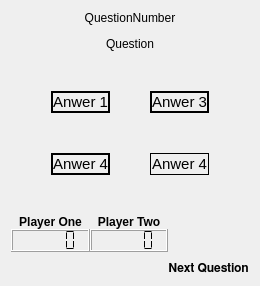
  <widget class="QWidget" name="question_view">
   <property name="sizePolicy">
    <sizepolicy hsizetype="Expanding" vsizetype="Expanding">
     <horstretch>0</horstretch>
     <verstretch>0</verstretch>
    </sizepolicy>
   </property>
   <layout class="QHBoxLayout" name="horizontalLayout_18">
    <item>
     <layout class="QVBoxLayout" name="answer_grid_layout">
      <property name="spacing">
       <number>0</number>
      </property>
      <item>
       <widget class="QLabel" name="question_title_label">
        <property name="text">
         <string>&lt;html&gt;&lt;head/&gt;&lt;body&gt;&lt;p align=&quot;center&quot;&gt;QuestionNumber&lt;/p&gt;&lt;p align=&quot;center&quot;&gt;Question&lt;/p&gt;&lt;/body&gt;&lt;/html&gt;</string>
        </property>
        <property name="alignment">
         <set>Qt::AlignCenter</set>
        </property>
        <property name="wordWrap">
         <bool>true</bool>
        </property>
        <property name="Ueberschrift" stdset="0">
         <bool>true</bool>
        </property>
       </widget>
      </item>
      <item>
       <spacer name="verticalSpacer_6">
        <property name="orientation">
         <enum>Qt::Vertical</enum>
        </property>
        <property name="sizeType">
         <enum>QSizePolicy::Fixed</enum>
        </property>
        <property name="sizeHint" stdset="0">
         <size>
          <width>20</width>
          <height>40</height>
         </size>
        </property>
       </spacer>
      </item>
      <item>
       <layout class="QGridLayout" name="answer_grid_layout_2">
        <item row="0" column="0">
         <spacer name="horizontalSpacer_42">
          <property name="orientation">
           <enum>Qt::Horizontal</enum>
          </property>
          <property name="sizeType">
           <enum>QSizePolicy::Preferred</enum>
          </property>
          <property name="sizeHint" stdset="0">
           <size>
            <width>40</width>
            <height>20</height>
           </size>
          </property>
         </spacer>
        </item>
        <item row="0" column="4">
         <spacer name="horizontalSpacer_41">
          <property name="orientation">
           <enum>Qt::Horizontal</enum>
          </property>
          <property name="sizeType">
           <enum>QSizePolicy::Preferred</enum>
          </property>
          <property name="sizeHint" stdset="0">
           <size>
            <width>40</width>
            <height>20</height>
           </size>
          </property>
         </spacer>
        </item>
        <item row="0" column="1">
         <widget class="QLabel" name="red_answer_label">
          <property name="sizePolicy">
           <sizepolicy hsizetype="Expanding" vsizetype="Preferred">
            <horstretch>0</horstretch>
            <verstretch>0</verstretch>
           </sizepolicy>
          </property>
          <property name="styleSheet">
           <string notr="true"/>
          </property>
          <property name="frameShape">
           <enum>QFrame::WinPanel</enum>
          </property>
          <property name="frameShadow">
           <enum>QFrame::Plain</enum>
          </property>
          <property name="text">
           <string>&lt;html&gt;&lt;head/&gt;&lt;body&gt;&lt;p&gt;&lt;span style=&quot; font-size:11pt;&quot;&gt;Anwer 1&lt;/span&gt;&lt;/p&gt;&lt;/body&gt;&lt;/html&gt;</string>
          </property>
          <property name="scaledContents">
           <bool>true</bool>
          </property>
          <property name="alignment">
           <set>Qt::AlignCenter</set>
          </property>
          <property name="wordWrap">
           <bool>true</bool>
          </property>
          <property name="margin">
           <number>0</number>
          </property>
          <property name="isRed" stdset="0">
           <bool>true</bool>
          </property>
         </widget>
        </item>
        <item row="0" column="3">
         <widget class="QLabel" name="blue_answer_label">
          <property name="sizePolicy">
           <sizepolicy hsizetype="Expanding" vsizetype="Preferred">
            <horstretch>0</horstretch>
            <verstretch>0</verstretch>
           </sizepolicy>
          </property>
          <property name="styleSheet">
           <string notr="true"/>
          </property>
          <property name="frameShape">
           <enum>QFrame::WinPanel</enum>
          </property>
          <property name="lineWidth">
           <number>1</number>
          </property>
          <property name="text">
           <string>&lt;html&gt;&lt;head/&gt;&lt;body&gt;&lt;p&gt;&lt;span style=&quot; font-size:11pt;&quot;&gt;Anwer 3&lt;/span&gt;&lt;/p&gt;&lt;/body&gt;&lt;/html&gt;</string>
          </property>
          <property name="textFormat">
           <enum>Qt::AutoText</enum>
          </property>
          <property name="scaledContents">
           <bool>true</bool>
          </property>
          <property name="alignment">
           <set>Qt::AlignCenter</set>
          </property>
          <property name="wordWrap">
           <bool>true</bool>
          </property>
          <property name="margin">
           <number>0</number>
          </property>
          <property name="isBlue" stdset="0">
           <bool>true</bool>
          </property>
         </widget>
        </item>
        <item row="2" column="3">
         <widget class="QLabel" name="yellow_answer_label">
          <property name="sizePolicy">
           <sizepolicy hsizetype="Expanding" vsizetype="Preferred">
            <horstretch>0</horstretch>
            <verstretch>0</verstretch>
           </sizepolicy>
          </property>
          <property name="styleSheet">
           <string notr="true"/>
          </property>
          <property name="frameShape">
           <enum>QFrame::Box</enum>
          </property>
          <property name="text">
           <string>&lt;html&gt;&lt;head/&gt;&lt;body&gt;&lt;p&gt;&lt;span style=&quot; font-size:11pt;&quot;&gt;Anwer 4&lt;/span&gt;&lt;/p&gt;&lt;/body&gt;&lt;/html&gt;</string>
          </property>
          <property name="scaledContents">
           <bool>true</bool>
          </property>
          <property name="alignment">
           <set>Qt::AlignCenter</set>
          </property>
          <property name="wordWrap">
           <bool>true</bool>
          </property>
          <property name="margin">
           <number>0</number>
          </property>
          <property name="isYellow" stdset="0">
           <bool>true</bool>
          </property>
         </widget>
        </item>
        <item row="2" column="1">
         <widget class="QLabel" name="green_answer_label">
          <property name="sizePolicy">
           <sizepolicy hsizetype="Expanding" vsizetype="Preferred">
            <horstretch>0</horstretch>
            <verstretch>0</verstretch>
           </sizepolicy>
          </property>
          <property name="styleSheet">
           <string notr="true"/>
          </property>
          <property name="frameShape">
           <enum>QFrame::WinPanel</enum>
          </property>
          <property name="text">
           <string>&lt;html&gt;&lt;head/&gt;&lt;body&gt;&lt;p&gt;&lt;span style=&quot; font-size:11pt;&quot;&gt;Anwer 4&lt;/span&gt;&lt;/p&gt;&lt;/body&gt;&lt;/html&gt;</string>
          </property>
          <property name="alignment">
           <set>Qt::AlignCenter</set>
          </property>
          <property name="wordWrap">
           <bool>true</bool>
          </property>
          <property name="margin">
           <number>0</number>
          </property>
          <property name="isGreen" stdset="0">
           <bool>true</bool>
          </property>
         </widget>
        </item>
        <item row="0" column="2">
         <spacer name="horizontalSpacer_40">
          <property name="orientation">
           <enum>Qt::Horizontal</enum>
          </property>
          <property name="sizeType">
           <enum>QSizePolicy::Preferred</enum>
          </property>
          <property name="sizeHint" stdset="0">
           <size>
            <width>40</width>
            <height>20</height>
           </size>
          </property>
         </spacer>
        </item>
        <item row="1" column="2">
         <spacer name="verticalSpacer_9">
          <property name="orientation">
           <enum>Qt::Vertical</enum>
          </property>
          <property name="sizeType">
           <enum>QSizePolicy::Preferred</enum>
          </property>
          <property name="sizeHint" stdset="0">
           <size>
            <width>20</width>
            <height>40</height>
           </size>
          </property>
         </spacer>
        </item>
       </layout>
      </item>
      <item>
       <spacer name="verticalSpacer_5">
        <property name="orientation">
         <enum>Qt::Vertical</enum>
        </property>
        <property name="sizeType">
         <enum>QSizePolicy::Preferred</enum>
        </property>
        <property name="sizeHint" stdset="0">
         <size>
          <width>20</width>
          <height>40</height>
         </size>
        </property>
       </spacer>
      </item>
      <item>
       <layout class="QGridLayout" name="player_layout">
        <item row="0" column="1">
         <widget class="QLabel" name="player_two_label">
          <property name="sizePolicy">
           <sizepolicy hsizetype="Expanding" vsizetype="Preferred">
            <horstretch>0</horstretch>
            <verstretch>0</verstretch>
           </sizepolicy>
          </property>
          <property name="text">
           <string>&lt;html&gt;&lt;head/&gt;&lt;body&gt;&lt;p&gt;&lt;span style=&quot; font-weight:600;&quot;&gt;Player Two&lt;/span&gt;&lt;/p&gt;&lt;/body&gt;&lt;/html&gt;</string>
          </property>
          <property name="alignment">
           <set>Qt::AlignCenter</set>
          </property>
         </widget>
        </item>
        <item row="4" column="3">
         <widget class="QLabel" name="next_question_text_label">
          <property name="font">
           <font>
            <family>FreeSans</family>
           </font>
          </property>
          <property name="text">
           <string>&lt;html&gt;&lt;head/&gt;&lt;body&gt;&lt;p&gt;&lt;span style=&quot; font-weight:600;&quot;&gt;Next Question&lt;/span&gt;&lt;/p&gt;&lt;/body&gt;&lt;/html&gt;</string>
          </property>
          <property name="alignment">
           <set>Qt::AlignHCenter|Qt::AlignTop</set>
          </property>
          <property name="indent">
           <number>10</number>
          </property>
         </widget>
        </item>
        <item row="2" column="3">
         <widget class="QLabel" name="next_question_label">
          <property name="sizePolicy">
           <sizepolicy hsizetype="Preferred" vsizetype="Fixed">
            <horstretch>0</horstretch>
            <verstretch>0</verstretch>
           </sizepolicy>
          </property>
          <property name="autoFillBackground">
           <bool>false</bool>
          </property>
          <property name="text">
           <string/>
          </property>
          <property name="pixmap">
           <pixmap>pictures/buttons/btSchwarz.png</pixmap>
          </property>
          <property name="scaledContents">
           <bool>false</bool>
          </property>
          <property name="alignment">
           <set>Qt::AlignCenter</set>
          </property>
          <property name="wordWrap">
           <bool>false</bool>
          </property>
          <property name="margin">
           <number>0</number>
          </property>
          <property name="indent">
           <number>-1</number>
          </property>
         </widget>
        </item>
        <item row="0" column="0">
         <widget class="QLabel" name="player_one_label">
          <property name="sizePolicy">
           <sizepolicy hsizetype="Expanding" vsizetype="Preferred">
            <horstretch>0</horstretch>
            <verstretch>0</verstretch>
           </sizepolicy>
          </property>
          <property name="text">
           <string>&lt;html&gt;&lt;head/&gt;&lt;body&gt;&lt;p&gt;&lt;span style=&quot; font-weight:600;&quot;&gt;Player One&lt;/span&gt;&lt;/p&gt;&lt;/body&gt;&lt;/html&gt;</string>
          </property>
          <property name="alignment">
           <set>Qt::AlignCenter</set>
          </property>
         </widget>
        </item>
        <item row="2" column="1">
         <widget class="QLCDNumber" name="player_two_lcd">
          <property name="sizePolicy">
           <sizepolicy hsizetype="Expanding" vsizetype="Preferred">
            <horstretch>0</horstretch>
            <verstretch>0</verstretch>
           </sizepolicy>
          </property>
          <property name="font">
           <font>
            <family>FreeSans</family>
           </font>
          </property>
          <property name="focusPolicy">
           <enum>Qt::NoFocus</enum>
          </property>
          <property name="layoutDirection">
           <enum>Qt::LeftToRight</enum>
          </property>
          <property name="autoFillBackground">
           <bool>false</bool>
          </property>
          <property name="frameShape">
           <enum>QFrame::Box</enum>
          </property>
          <property name="smallDecimalPoint">
           <bool>false</bool>
          </property>
          <property name="segmentStyle">
           <enum>QLCDNumber::Flat</enum>
          </property>
         </widget>
        </item>
        <item row="2" column="0">
         <widget class="QLCDNumber" name="player_one_lcd">
          <property name="sizePolicy">
           <sizepolicy hsizetype="Expanding" vsizetype="Preferred">
            <horstretch>0</horstretch>
            <verstretch>0</verstretch>
           </sizepolicy>
          </property>
          <property name="font">
           <font>
            <family>FreeSans</family>
            <weight>75</weight>
            <bold>true</bold>
           </font>
          </property>
          <property name="autoFillBackground">
           <bool>false</bool>
          </property>
          <property name="styleSheet">
           <string notr="true"/>
          </property>
          <property name="frameShape">
           <enum>QFrame::Box</enum>
          </property>
          <property name="segmentStyle">
           <enum>QLCDNumber::Flat</enum>
          </property>
          <property name="value" stdset="0">
           <double>0.000000000000000</double>
          </property>
         </widget>
        </item>
       </layout>
      </item>
     </layout>
    </item>
   </layout>
  </widget>
